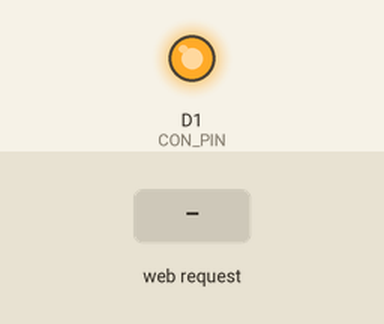
The sketch below on a simulated ESP8266 (Wemos D1 mini). On the bench: output pins drawn as LEDs (lit = HIGH). The test bench sets the inputs (shaded band). Storage starts empty; EEPROM starts erased; what the sketch prints to the serial monitor is not drawn.

Above: at 4.1 s.
At 5.6 s:
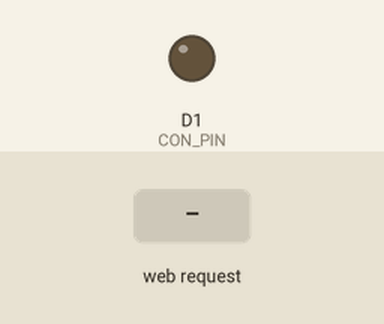
5.7 s: HTTP request GET /set received
At 6.4 s:
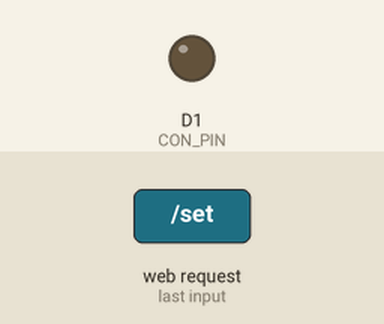
Timing chart, 0 to 8.7 s (numbered marks = the images above; inputs shaded):
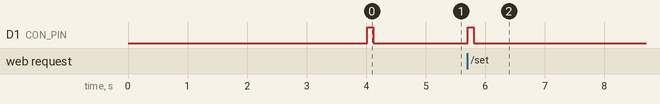

The sketch:

wemos.ino
```cpp
#include "EEPROM.h"
#include "ESP8266WebServer.h"
#include "DNSServer.h"
#include "FS.h"

#define SSID "tiger-board"
#define PASSWORD ""

#define CON_PIN D1
#define CON_BAUDRATE 19200

IPAddress IP(192, 168, 4, 1);
IPAddress NETMASK(255, 255, 255, 0);

DNSServer dns;
ESP8266WebServer http(80);

uint8_t mode = 0;
uint8_t speed = 0;
uint32_t color[] = { 0, 0, 0, 0 };

void setup() {
  // prepare
  SPIFFS.begin();

  WiFi.mode(WIFI_AP);
  WiFi.softAPConfig(IP, IP, NETMASK);
  WiFi.softAP(SSID, PASSWORD);

  dns.setErrorReplyCode(DNSReplyCode::NoError);
  dns.start(53, "*", IP);

  http.serveStatic("/", SPIFFS, "/index.html");
  http.serveStatic("/bootstrap.css", SPIFFS, "/bootstrap.css");
  http.serveStatic("/slick.css", SPIFFS, "/slick.css");
  http.serveStatic("/board.css", SPIFFS, "/board.css");
  http.serveStatic("/jquery.js", SPIFFS, "/jquery.js");
  http.serveStatic("/slick.js", SPIFFS, "/slick.js");
  http.serveStatic("/board.js", SPIFFS, "/board.js");
  http.on("/get", handleGet);
  http.on("/set", handleSet);
  http.onNotFound(handle404);
  http.begin();

  pinMode(D1, OUTPUT);

  // read last configuration
  EEPROM.begin(512);

  mode = EEPROM.read(0);
  speed = EEPROM.read(1);

  uint8_t p = 2;
  for (uint8_t i = 0; i < 4; i++) {
    for (uint8_t k = 0; k < 24; k += 8) {
      color[i] |= ((uint32_t) EEPROM.read(p++) << k);
    }
  }

  EEPROM.end();

  // send to arduino
  delay(4000);
  sendUpdate();
}

void loop() {
  dns.processNextRequest();
  http.handleClient();
}

void sendUpdate() {
  Serial.begin(CON_BAUDRATE);
  digitalWrite(CON_PIN, HIGH);

  delay(100);
  digitalWrite(CON_PIN, LOW);

  Serial.write(mode);
  delay(25);

  Serial.write(speed);
  delay(25);

  uint8_t p = 2;
  for (uint8_t i = 0; i < 4; i++) {
    for (uint8_t k = 0; k < 24; k += 8) {
      Serial.write(color[i] >> k);
      delay(25);
    }
  }

  Serial.end();
}

void handleGet() {
  http.send(200, "application/json", "{\"mode\":" + String(mode) + ",\"speed\":" + String(speed) + ",\"color\":[" + String(color[0]) + "," + String(color[1]) + "," + String(color[2]) + "," + String(color[3]) + "]}");
}

void handleSet() {
  // handle request
  for (uint8_t i = 0; i < http.args(); i++)
    if (http.argName(i).equals("mode"))
      mode = http.arg(i).toInt();
    else if (http.argName(i).equals("speed"))
      speed = http.arg(i).toInt();
    else if (http.argName(i).equals("color0"))
      color[0] = http.arg(i).toInt();
    else if (http.argName(i).equals("color1"))
      color[1] = http.arg(i).toInt();
    else if (http.argName(i).equals("color2"))
      color[2] = http.arg(i).toInt();
    else if (http.argName(i).equals("color3"))
      color[3] = http.arg(i).toInt();

  // write to eeprom
  EEPROM.begin(512);

  EEPROM.write(0, mode);
  EEPROM.write(1, speed);

  uint8_t p = 2;
  for (uint8_t i = 0; i < 4; i++) {
    for (uint8_t k = 0; k < 24; k += 8) {
      EEPROM.write(p++, color[i] >> k);
    }
  }

  EEPROM.commit();
  EEPROM.end();

  // send update and return success
  sendUpdate();
  http.send(200, "application/json", "{}");
}

void handle404() {
  http.sendHeader("Location", String("/"), true);
  http.send(302, "text/plain", "");
}
```

Measured:
- after the input at 5.7 s, D1 (CON_PIN): LOW → HIGH at once, → LOW 0.10 s later
